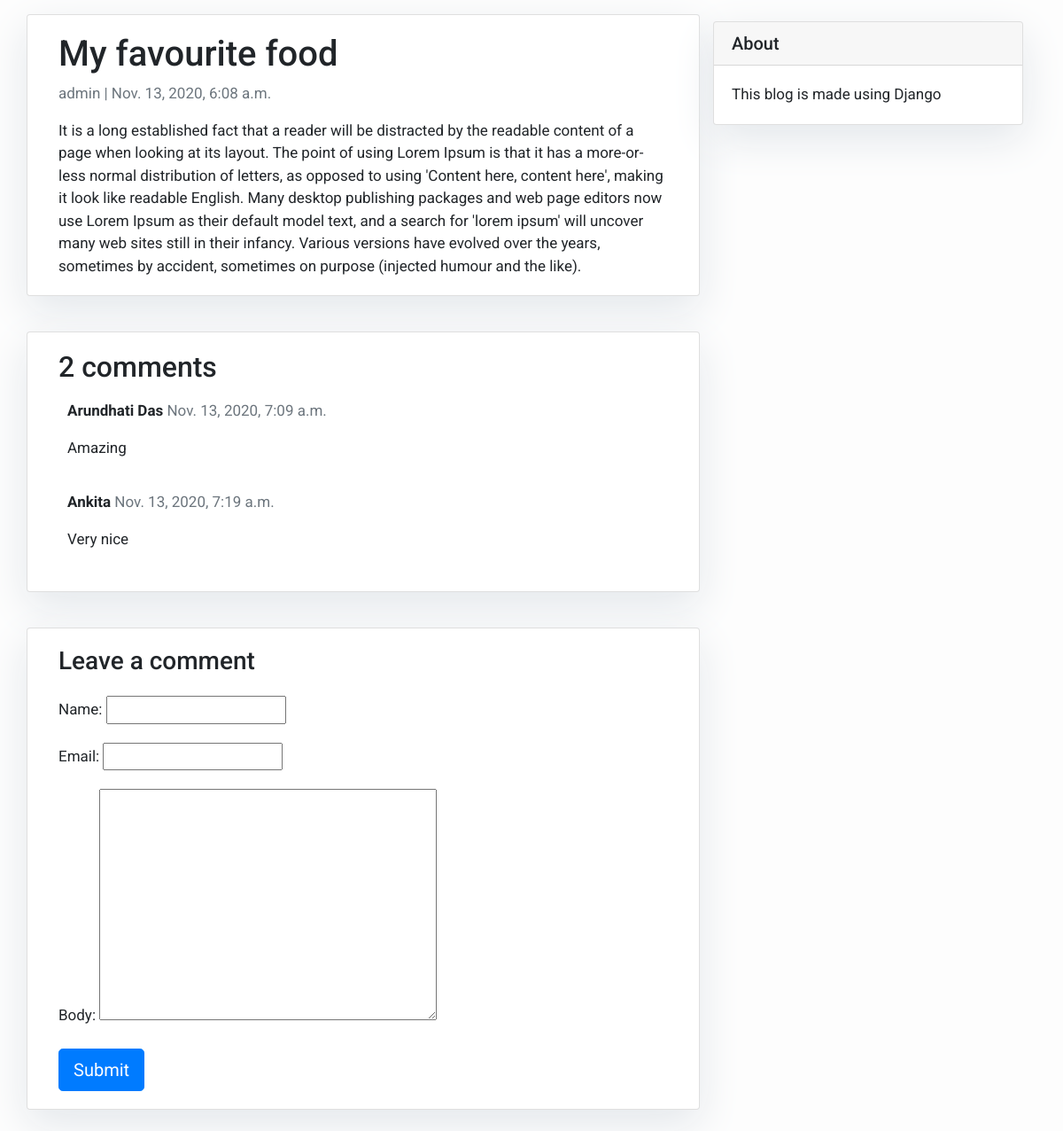
The page /my-favourite-food/ on the database its author committed.
### blog/models.py (models this page shows, shortened)
class Post(models.Model):
    title = models.CharField(max_length=200, unique=True)
    slug = models.SlugField(max_length=200, unique=True)
    author = models.ForeignKey(
        User, on_delete=models.CASCADE, related_name="blog_posts"
    )
    updated_on = models.DateTimeField(auto_now=True)
    content = models.TextField()
    created_on = models.DateTimeField(auto_now_add=True)
    status = models.IntegerField(choices=STATUS, default=0)
    class Meta:
        ordering = ["-created_on"]

class Comment(models.Model):
    post = models.ForeignKey(Post, on_delete=models.CASCADE, related_name="comments")
    name = models.CharField(max_length=80)
    email = models.EmailField()
    body = models.TextField()
    created_on = models.DateTimeField(auto_now_add=True)
    active = models.BooleanField(default=False)
    class Meta:
        ordering = ["created_on"]

### blog/views.py (the view)
# urls.py: path('<slug:slug>/', views.post_detail, name='post_detail')
def post_detail(request, slug):
    template_name = 'post_detail.html'
    post = get_object_or_404(Post, slug=slug)
    comments = post.comments.filter(active=True)
    new_comment = None
    if request.method == 'POST':
        comment_form = CommentForm(data=request.POST)
        if comment_form.is_valid():
            new_comment = comment_form.save(commit=False)
            new_comment.post = post
            new_comment.save()
    else:
        comment_form = CommentForm()
    return render(request, template_name, {'post': post,
                                           'comments': comments,
                                           'new_comment': new_comment,
                                           'comment_form': comment_form})

### blog/forms.py
class CommentForm(forms.ModelForm):
    class Meta:
        model = Comment
        fields = ('name', 'email', 'body')

### templates/post_detail.html (shortened to what this page needs)
{% extends 'base.html' %} {% block content %}
<div class="container">
  <div class="row">
    <div class="col-md-8 card mb-4  mt-3 left  top">
      <div class="card-body">
        <h1>{% block title %} {{ post.title }} {% endblock title %}</h1>
        <p class=" text-muted">{{ post.author }} | {{ post.created_on }}</p>
        <p class="card-text ">{{ post.content | safe }}</p>
      </div>
    </div>
    {% block sidebar %} {% include 'sidebar.html' %} {% endblock sidebar %}
    <div class="col-md-8 card mb-4  mt-3 ">
      <div class="card-body">
        <h2>{{ comments.count }} comments</h2>
        {% for comment in comments %}
        <div class="comments" style="padding: 10px;">
          <p class="font-weight-bold">
            {{ comment.name }}
            <span class=" text-muted font-weight-normal">
              {{ comment.created_on }}
            </span>
          </p>
          {{ comment.body | linebreaks }}
        </div>
        {% endfor %}
      </div>
    </div>
    <div class="col-md-8 card mb-4  mt-3 ">
      <div class="card-body">
        {% if new_comment %}
        <div class="alert alert-success" role="alert">
          Your comment is awaiting moderation
        </div>
        {% else %}
        <h3>Leave a comment</h3>
        <form method="post" style="margin-top: 1.3em;">
          {{ comment_form.as_p }}
          <button type="submit" class="btn btn-primary  btn-lg">Submit</button>
        </form>
        {% endif %}
      </div>
    </div>
  </div>
</div>
{% endblock content %}
{% load crispy_forms_tags %}

### templates/base.html (shortened to what this page needs)
{% load static %}
<!DOCTYPE html>
<html>
<head>
  <link rel="stylesheet" href="https://maxcdn.bootstrapcdn.com/bootstrap/4.0.0/css/bootstrap.min.css"
 />
</head>
<body>
  {% block content %}{% endblock content %}
</body>
</html>

### templates/sidebar.html (shortened to what this page needs)
{% block sidebar %}
<div class="col-md-4 float-right ">
<div class="card my-4">
        <h5 class="card-header">About</h5>
    <div class="card-body">
        <p class="card-text"> This blog is made using Django</p>
    </div>
</div>
</div>
{% endblock sidebar %}

### templates/base.html (style rules this page uses)
body { font-family: "Roboto", sans-serif; font-size: 17px; background-color: #fdfdfd; }

### templates/sidebar.html (style rules this page uses)
.card { box-shadow: 0 16px 48px #E3E7EB; }

### rows shown on the page
Post: title "My favourite food", author "admin", created_on "Nov. 13, 2020, 6:08 a.m.", content "It is a long established fact that a reader will be distracted by the readable content of a page when looking at its layout. The point of using Lorem Ipsum is that it has a more-or-less normal distribution of letters, as opposed to using 'Content here, content here', making it look like readable English. Many desktop publishing packages and web page editors now use Lorem Ipsum as their default model text, and a search for 'lorem ipsum' will uncover many web sites still in their infancy. Various versions have evolved over the years, sometimes by accident, sometimes on purpose (injected humour and the like)."
Comment: name "Arundhati Das", created_on "Nov. 13, 2020, 7:09 a.m.", body "Amazing"
Comment: name "Ankita", created_on "Nov. 13, 2020, 7:19 a.m.", body "Very nice"

### other values the page prints
{{ comments.count }} "2"
